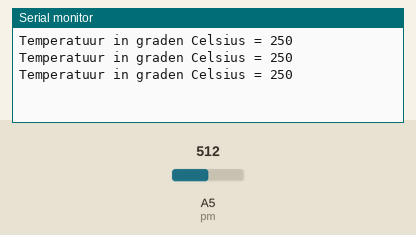
Bench run of a sketch on a simulated Arduino Uno, built with avr-gcc and run on an emulated ATmega328P. Shown: the last lines printed to the serial monitor. Inputs (shaded band) come from the test bench; at power-on: A5 (pm) = 512.

Above: at 1.3 s.
1.4 s: A5 (pm) set to 716
At 1.9 s:
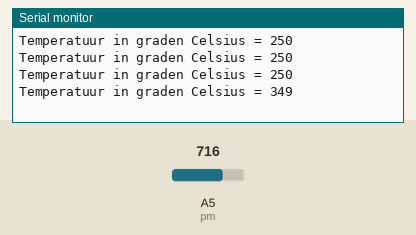
2.9 s: A5 (pm) set to 900
At 3.4 s:
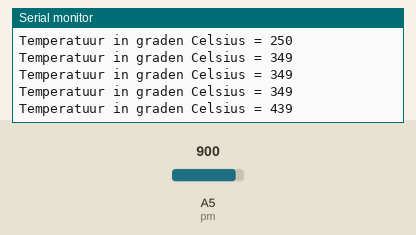
Timing chart, 0 to 5.9 s (numbered marks = the images above; inputs shaded):
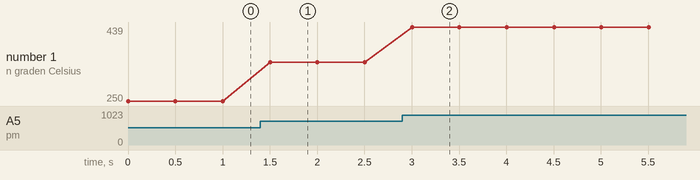

Measured:
- after the input at 1.4 s, the serial monitor: prints a new line after 0.10 s (image 1)
- after the input at 2.9 s, the serial monitor: prints a new line after 0.10 s (image 2)
- plotted number 1: 250 → 349 after the input at 1.4 s, 349 → 439 after the input at 2.9 s

The sketch:

Opdracht_4.ino
```cpp
// Defineer pins
const int pm = A5;
int pmw = 0;

// Start de serial monitor.
void setup() {
  Serial.begin(9600);
}

void loop() {
   // Zet een limiet aan de potentiële waarde.
  pmw = map(analogRead(pm), 0, 1023, 0, 500);

  // Zet text in het scherm
  Serial.print("Temperatuur in graden Celsius = ");
  Serial.println(pmw);


  // Wacht 500 miliseconden (halve seconde)
  delay(500);
}
```
